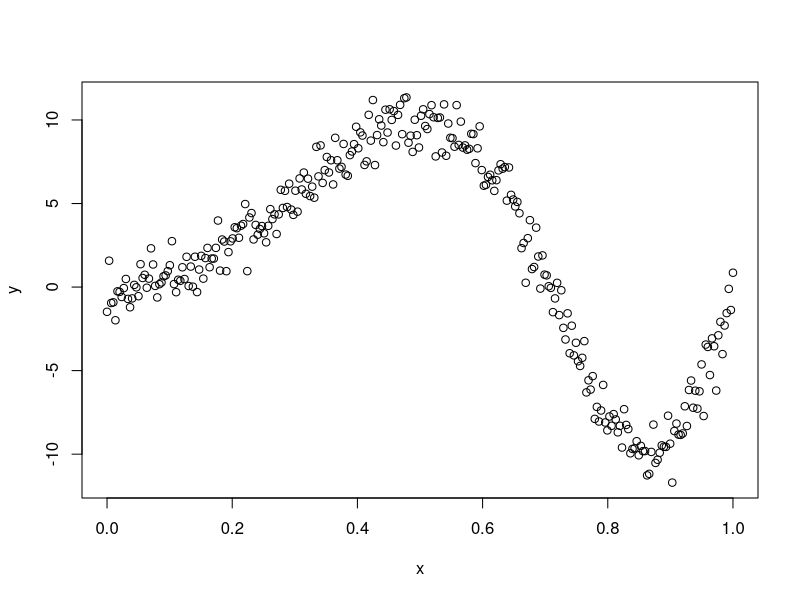
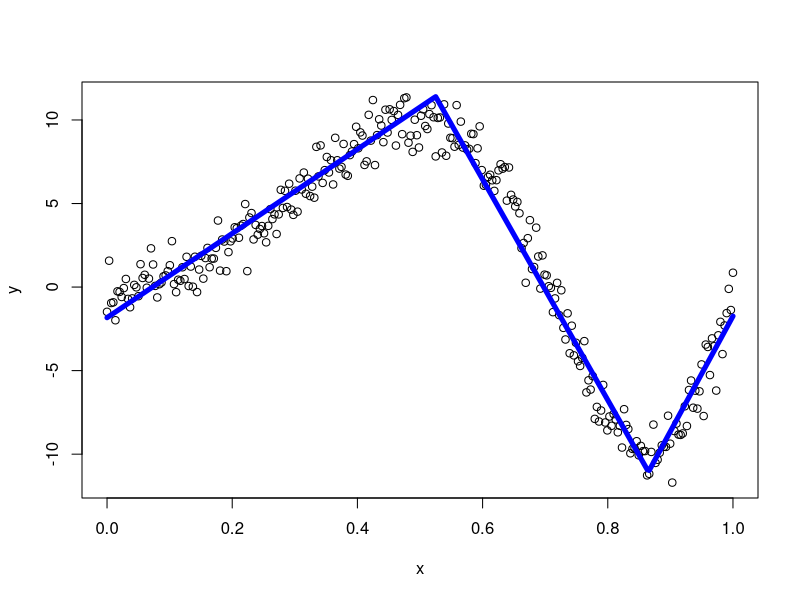

Source code (R) for these figures, in order:
## ---- chunk 1
knitr::opts_chunk$set(echo = TRUE)
options(width = 80)
library(knitr)
## ---- chunk 2
set.seed(12)
n <- 300
x <- seq(0,1,length.out=n)
y <- sin(2 * pi * x^2) * 10 + rnorm(n)
plot(x,y)
## ---- chunk 3
generate_spline <- function(tvec, nknot = length(tvec)) {
  s <- sample(c(1), nknot, replace = TRUE)
  Bmat <- matrix(NA, nknot, length(x))
  hs <- Bmat
  
  for(i in 1:nknot) {
    for(j in 1:length(x)) {
      Bmat[i,j] <- max(s[i] * (x[j] - tvec[i]), 0)
    } #creating basis functions
  }
  
  mBmat <- t(Bmat)
  mod <- lm(y ~ mBmat) #use gibbs to sample coefs in bayes
  pred <- predict(mod)
  
  sq <- x
  for(ii in 1:nknot) {
    if(s[i] == 1) {
      hs[ii,] <- sq - tvec[ii]
      hs[ii,][sq < tvec[ii]] <- 0
    }
    else {
      hs[ii,] <- -1*(sq - tvec[ii])
      hs[ii,][sq < tvec[ii]] <- 0
    }
  } #setting x values
  
  plot(x,y)
  lines(x, pred, type = "l", lwd = 5, col="blue1")
  summary(mod)
}

## ---- chunk 4
t <- c(0, 0.525, 0.865); generate_spline(t)
